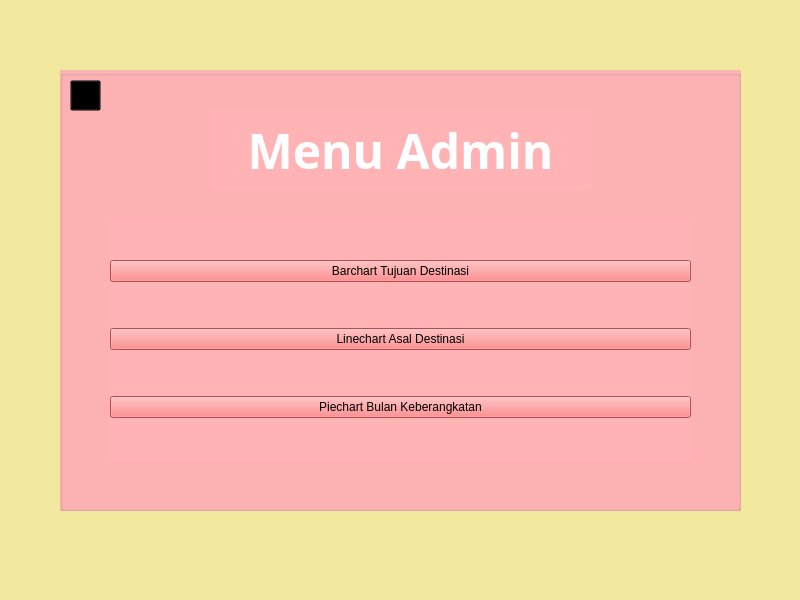
<?xml version="1.0" encoding="UTF-8"?>
<ui version="4.0">
 <class>MainWindow</class>
 <widget class="QMainWindow" name="MainWindow">
  <property name="geometry">
   <rect>
    <x>0</x>
    <y>0</y>
    <width>800</width>
    <height>600</height>
   </rect>
  </property>
  <property name="windowTitle">
   <string>MainWindow</string>
  </property>
  <property name="styleSheet">
   <string notr="true">background-color: rgb(242, 232, 158);</string>
  </property>
  <widget class="QWidget" name="centralwidget">
   <widget class="QGroupBox" name="groupBox">
    <property name="geometry">
     <rect>
      <x>60</x>
      <y>70</y>
      <width>681</width>
      <height>441</height>
     </rect>
    </property>
    <property name="styleSheet">
     <string notr="true">background-color: rgb(255, 179, 180);</string>
    </property>
    <property name="title">
     <string/>
    </property>
    <widget class="QLabel" name="label">
     <property name="geometry">
      <rect>
       <x>150</x>
       <y>40</y>
       <width>381</width>
       <height>81</height>
      </rect>
     </property>
     <property name="font">
      <font>
       <family>Adobe Gothic Std B</family>
       <pointsize>36</pointsize>
       <weight>75</weight>
       <bold>true</bold>
      </font>
     </property>
     <property name="styleSheet">
      <string notr="true">color: rgb(255, 255, 255);</string>
     </property>
     <property name="text">
      <string>Menu Admin</string>
     </property>
     <property name="alignment">
      <set>Qt::AlignCenter</set>
     </property>
    </widget>
    <widget class="QWidget" name="verticalLayoutWidget">
     <property name="geometry">
      <rect>
       <x>50</x>
       <y>150</y>
       <width>581</width>
       <height>241</height>
      </rect>
     </property>
     <layout class="QVBoxLayout" name="verticalLayout">
      <item>
       <widget class="QPushButton" name="Lihat">
        <property name="styleSheet">
         <string notr="true">background-color: rgb(255, 106, 108);
gridline-color: rgb(0, 0, 0);
selection-color: rgb(255, 255, 255);
selection-background-color: rgb(255, 255, 255);</string>
        </property>
        <property name="text">
         <string>Barchart Tujuan Destinasi</string>
        </property>
       </widget>
      </item>
      <item>
       <widget class="QPushButton" name="PerolehanBarang">
        <property name="styleSheet">
         <string notr="true">background-color: rgb(255, 106, 108);
gridline-color: rgb(0, 0, 0);
selection-color: rgb(255, 255, 255);
selection-background-color: rgb(255, 255, 255);</string>
        </property>
        <property name="text">
         <string>Linechart Asal Destinasi</string>
        </property>
       </widget>
      </item>
      <item>
       <widget class="QPushButton" name="Expert">
        <property name="styleSheet">
         <string notr="true">background-color: rgb(255, 106, 108);
gridline-color: rgb(0, 0, 0);
selection-color: rgb(255, 255, 255);
selection-background-color: rgb(255, 255, 255);</string>
        </property>
        <property name="text">
         <string>Piechart Bulan Keberangkatan</string>
        </property>
       </widget>
      </item>
     </layout>
    </widget>
    <widget class="QPushButton" name="BackButton">
     <property name="geometry">
      <rect>
       <x>10</x>
       <y>10</y>
       <width>31</width>
       <height>31</height>
      </rect>
     </property>
     <property name="font">
      <font>
       <kerning>false</kerning>
      </font>
     </property>
     <property name="cursor">
      <cursorShape>ArrowCursor</cursorShape>
     </property>
     <property name="mouseTracking">
      <bool>false</bool>
     </property>
     <property name="autoFillBackground">
      <bool>false</bool>
     </property>
     <property name="styleSheet">
      <string notr="true">color: rgb(170, 255, 255);
background-color: transparent;
</string>
     </property>
     <property name="text">
      <string/>
     </property>
    </widget>
    <widget class="QLabel" name="BackIcon">
     <property name="geometry">
      <rect>
       <x>10</x>
       <y>10</y>
       <width>31</width>
       <height>31</height>
      </rect>
     </property>
     <property name="text">
      <string/>
     </property>
     <property name="pixmap">
      <pixmap>D:/.Kuliah/TH2/SIV/PBO/Tubes/Coba/icon/LogOut.png</pixmap>
     </property>
     <property name="scaledContents">
      <bool>true</bool>
     </property>
    </widget>
    <zorder>label</zorder>
    <zorder>verticalLayoutWidget</zorder>
    <zorder>BackIcon</zorder>
    <zorder>BackButton</zorder>
   </widget>
  </widget>
 </widget>
 <resources/>
 <connections/>
</ui>
